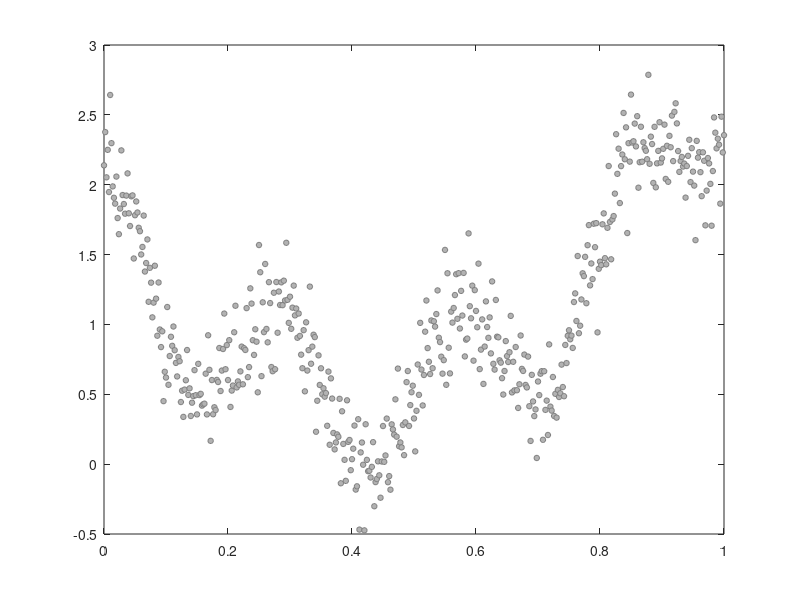

MATLAB code to generate this figure: (Note: this script raises an error after producing the figure.)
% Statistical Inference on Persistent Homology (PH-STAT)
% 
% The package can be downloaded from
% https://github.com/laplcebeltrami/PH-STAT
%
% (C) 2023 Moo K. Chung, Zijian Chen
% Universtiy of Wisconsin-Madison 
%
% email: mkchung@wisc.edu


%------------------
%% Morse filtration

%The construction for the persistence diagrm for 1D function is based on the 
%iterative pairing and deleation algorithm in
% 
% Chung, M.K., Singh, V., Kim, P.T., Dalton, K.M., Davidson, R.J. 2009. 
% Topological characterization of signal in brain images using the min-max diagram. 
% 12th International Conference on Medical Image Computing and Computer Assisted 
% Intervention (MICCAI). Lecture Notes in Computer Science (LNCS). 5762:158-166.
% 

%Toy example
% In the interval x=[0, 1], we construct a signal s and add noise e to obtain simulated signal Y.
x=[0:0.002:1]';  %interval
s= x + 7*(x - 0.5).^2 + cos(7*pi*x)/2; %signal
e=normrnd(0,0.2,length(x),1); %noise
Y=s+e; %observed data = signal + noise

figure;
plot(x,Y,'ko','MarkerEdgeColor',[0.5 0.5 0.5], 'MarkerFaceColor',[0.7 0.7 0.7], 'MarkerSize',4)

%This produces a scatter points so we can't obtain critical values directly. 
% We smooth out the scatter plot using heat kernel smoothing with bandwidth 0.0001 
% and cosine series expansion upto degree 100. The resulting smoothed signal is stored in the variable wfs.

k=100; sigma=0.0001;
[wfs, beta]=WFS_COS(Y,x,k,sigma);

hold on;
plot(x,wfs,'k','LineWidth',2);

%Then using the iterative pairing and deleation algorithm pairing_1D, we determine 
% the pairing of minimums and maximums using the Elder's rule.  
% pairing_1D.m plots critical values as white notes.

pairs=PH_morse1D(x,wfs);
PH_PD_display(pairs)


% --------------------
%% Rips complex
%genrate random p number of scatter points in [0,1]^d hyper-cube.
%X is the matrix of size p x d of coordinates
p=50; d=3;
X = rand(p, d);

%Compute the Rips complex up to 3-simplices.
radius = 0.1;
S= PH_rips(X, 3, radius)
%Display Ris complex
PH_rips_display(X,S);
%labels = cellstr(num2str((1:p)', '% d'));
%text(X(:,1)+0.01, X(:,2)+0.01, X(:,3)+0.01, labels, 'Color', 'r', 'FontSize',16) 

% Boundary matrices
B = PH_boundary(S);
betti = PH_boundary_betti(B)
title('\beta_0=1, \beta_1=4, \beta_2=0')


% ---------------
%% Sampling persistent diagram

% Sampling from a single Dirichlet distribution 
alpha=[3,2,3]'; %parameter
weight=1;   %mixing propotion
n=500;

x1 = Dirichlet_sample(alpha,weight,n);
f1 = Dirichlet_density(alpha, weight, x1);
figure; subplot(1,2,1); PH_PD_display(x1, f1); caxis([0 5])

% Sampling from a 3-components mixture of Dirichlet distributions
alpha=[3,8,2;8,3,2;7,3,8;3,7,8]'; %parameter
weight = [0.25,0.25,0.25,0.25]; %mixing propotion
n = 500;

x2 = Dirichlet_sample(alpha,weight,n);
f2 = Dirichlet_density(alpha, weight, x2);
subplot(1,2,2); PH_PD_display(x2, f2); caxis([0 5])


%-------------------
%% Graph filtrations
% 
% w = pdist2(X,X);
% maxw = max(w(:));
% 
% thresholds=[0:0.01:maxw]; 
% [beta0, beta1, biggest0, biggest1] = PH__betti(w, thresholds);
% 
% figure;
% hold on; plot(thresholds,beta0, 'Color', 'y' , 'LineWidth',1,'LineStyle',':')
% hold on; plot(thresholds,beta1, 'b', 'LineWidth',2,'LineStyle','-')
% 

